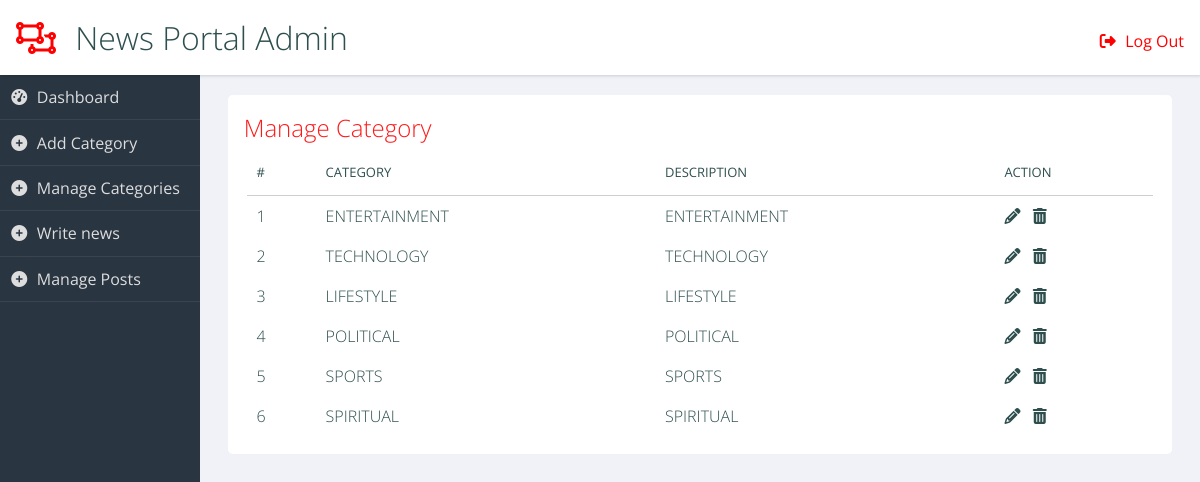
Page /admin/manage-categories.php (signed in) on the committed database.
### tables this page shows
CREATE TABLE IF NOT EXISTS `tblcategory` (
  `id` int NOT NULL AUTO_INCREMENT,
  `CategoryName` varchar(200) DEFAULT NULL,
  `Description` mediumtext,
  `PostingDate` timestamp NULL DEFAULT CURRENT_TIMESTAMP,
  `UpdationDate` timestamp NULL DEFAULT NULL ON UPDATE CURRENT_TIMESTAMP,
  `Is_Active` int DEFAULT NULL,
  PRIMARY KEY (`id`)
);

### admin/manage-categories.php (the view, shortened to what this page needs)
<?php
include('includes/header.php');
?>
<main role="main">
    <section class="panel important">
        <h2>Manage Category</h2>
        <div class="table-responsive">
            <table class="table m-0 table-bordered" id="example">
                <thead>
                    <tr>
                        <th>#</th>
                        <th>Category</th>
                        <th>Description</th>
                        <th>Action</th>
                    </tr>
                </thead>
                <tbody>
                    <?php
                    $query = mysqli_query($conn, "Select id,CategoryName,Description,PostingDate,UpdationDate from tblcategory where Is_Active=1");
                    $cnt = 1;
                    while ($row = mysqli_fetch_array($query)) {
                        ?>
                    <tr>
                        <td><?php echo htmlentities($cnt); ?></td>
                        <td><?php echo htmlentities($row['CategoryName']); ?></td>
                        <td><?php echo htmlentities($row['Description']); ?></td>
                        <td><a class="btn btn-primary btn-sm"
                                href="edit-category.php?cid=<?php echo htmlentities($row['id']); ?>"><i
                                    class="fa fa-pencil"></i></a>
                            &nbsp;<a class="btn btn-danger btn-sm"
                                href="manage-categories.php?rid=<?php echo htmlentities($row['id']); ?>&&action=del"> <i
                                    class="fa fa-trash-o"></i></a>
                        </td>
                    </tr>
                    <?php
                    $cnt++;
                    } ?>
                </tbody>
            </table>
        </div>
    </section>
</main>
<?php
include('includes/footer.php');
?>

### admin/css/admin.css (style rules this page uses)
html { box-sizing: border-box; }
*, *:before, *:after { box-sizing: inherit; }
body { background: #f1f2f7; font-family: "Open Sans", arial, sans-serif; color: darkslategray; }
.panel { background-color: white; color: darkslategray; -webkit-border-radius: 0.3rem; -moz-border-radius: 0.3rem; -ms-border-radius: 0.3rem; border-radius: 0.3rem; margin: 1%; }
.panel > h2, .panel > ul { margin: 1rem; }
a { text-decoration: none; color: inherit; }
h2, h3, h4 { font-weight: 300; margin: 0; }
h2 { color: #ff1a1a; }
table { border-collapse: collapse; width: 96%; margin: 2%; }
th { text-align: left; font-weight: 400; font-size: 13px; text-transform: uppercase; border-bottom: 1px solid rgba(0, 0, 0, 0.1); padding: 0 10px; padding-bottom: 14px; }
td { line-height: 40px; font-weight: 300; padding: 0 10px; }
@media screen and (min-width: 600px) { html, body { height: 100%; } }
@media screen and (min-width: 600px) { main[role="main"] { margin: 75px 0 40px 200px; } }
@media screen and (min-width: 600px) { main[role="main"]:after { content: ""; display: table; clear: both; } }
@media screen and (min-width: 600px) { .panel { margin: 2% 0 0 2%; float: left; width: 96%; } }
@media screen and (min-width: 600px) { .panel:after { content: ""; display: table; clear: both; } }
@media screen and (min-width: 900px) { .panel { width: 47%; clear: none; } }
@media screen and (min-width: 900px) { .panel.important { width: 96%; } }

### rows in the picture
tblcategory: CategoryName "ENTERTAINMENT", Description "ENTERTAINMENT"
tblcategory: CategoryName "TECHNOLOGY", Description "TECHNOLOGY"
tblcategory: CategoryName "LIFESTYLE", Description "LIFESTYLE"
tblcategory: CategoryName "POLITICAL", Description "POLITICAL"
tblcategory: CategoryName "SPORTS", Description "SPORTS"
tblcategory: CategoryName "SPIRITUAL", Description "SPIRITUAL"
